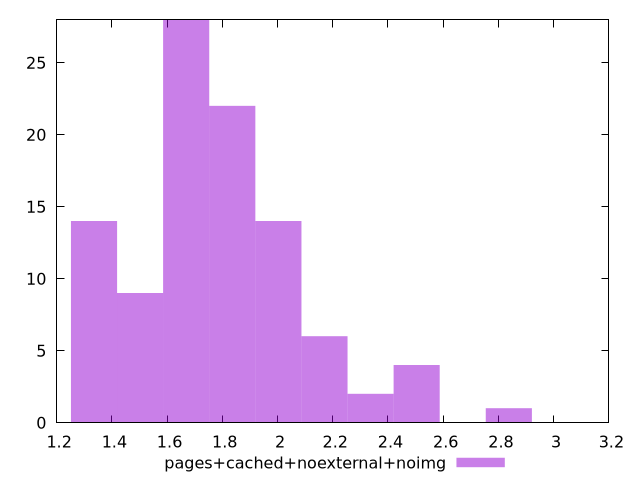

The gnuplot source for this figure:
$_pagesCachedNoexternalNoimg <<EOF
1.5023168220028962 9
2.1700131873375166 6
1.8361650046702065 22
1.6692409133365513 28
1.335392730669241 14
2.503861370004827 4
2.0030890960038614 14
2.3369372786711717 2
2.837709552672137 1
EOF
set key outside below
set terminal pngcairo
set output "report_00006_2020-11-02T20-21-41.718Z/server-response-time/pages+cached+noexternal+noimg//raw_hist.png"
set yrange [0:28]
set boxwidth 0.16692409133365513
set style fill transparent solid 0.5 noborder
plot $_pagesCachedNoexternalNoimg title "pages+cached+noexternal+noimg" with boxes ,
